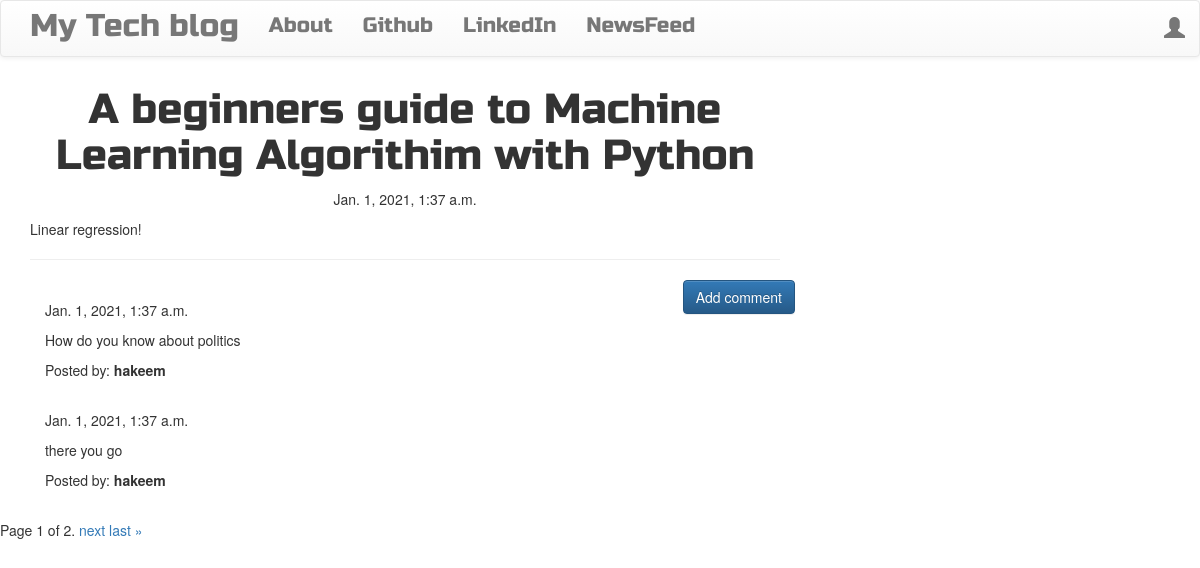
The app's page /post/4 with its own data.
### blog/models.py (models this page shows, shortened)
class Post(models.Model):
    author = models.ForeignKey('auth.User', on_delete=models.CASCADE)
    title = models.CharField(max_length=200)
    text = models.TextField()
    created_date = models.DateTimeField(default=timezone.now)
    published_date = models.DateTimeField(blank=True, null=True)

class Comment(models.Model):
    post = models.ForeignKey('blog.Post', related_name='comments', on_delete=models.CASCADE)
    author = models.CharField(max_length=200)
    text = models.TextField()
    created_date = models.DateTimeField(default=timezone.now)
    approved_comment = models.BooleanField(default=False)

### blog/views.py (the view)
# urls.py: url(r'^post/(?P<pk>\d+)$', views.Lists, name='post_detail'),
def Lists (request,pk):
    post = get_object_or_404(Post, pk=pk)
    contact_list=post.comments.all()
    paginator = Paginator(contact_list, 2) # Show 25 contacts per page.
    page_number = request.GET.get('page')
    page_obj = paginator.get_page(page_number)
    context={'page_obj': page_obj,'post':post}
    return render(request, 'post_detail.html', context)

### blog/templates/blog/post_detail.html (shortened to what this page needs)
{% extends 'blog/base.html' %}
{% block content %}
        <h1 class='posttitle loader'>{{ post.title }}</h1>
        {% if post.published_date %}
            <div class="date postdate">
                {{ post.published_date }}
            </div>
        {% else %}
            <a class="btn btn-default" href="{% url 'post_publish' pk=post.pk %}">Publish</a>
        {% endif %}
      <p class='postcontent' >{{ post.text|safe|linebreaksbr }}</p>
  <hr>
  <a class="btn btn-primary btn-comment" href="{% url 'add_comment_to_post' pk=post.pk %}">Add comment</a>
  <div class="container">
  {% for comment in page_obj %}
  <br>
      {% if user.is_authenticated or comment.approved_comment %}
              {{ comment.created_date }}
          <p>{{ comment.text|safe|linebreaks }}</p>
          <p>Posted by: <strong>{{ comment.author }}</strong></p>
      {% endif %}
  {% empty %}
      <p>No comments posted.</p>
  {% endfor %}
</div>
{% endblock %}

### blog/templates/blog/base.html (shortened to what this page needs)
<!DOCTYPE html>
{% load static %}
<html>
    <head>
        <link rel="stylesheet" href="https://maxcdn.bootstrapcdn.com/bootstrap/3.3.7/css/bootstrap.min.css">
        <link rel="stylesheet" href="https://maxcdn.bootstrapcdn.com/bootstrap/3.3.7/css/bootstrap-theme.min.css">
        <link rel="stylesheet" href="//cdn.jsdelivr.net/medium-editor/latest/css/medium-editor.min.css" type="text/css" media="screen" charset="utf-8">
        <link rel="stylesheet" href="{% static 'css/blog.css' %}">
<body class='loader'>
  <nav class="navbar navbar-default techfont custom-navbar">
    <div class="container">
      <ul class="nav navbar-nav">
        <li><a class='navbar-brand bigbrand' href="{% url 'post_list' %}">My Tech blog</a></li>
        <li><a href="{% url 'about'%}">About</a></li>
        <li><a href="https://www.github.com">Github</a></li>
        <li><a href="https://www.linkedin.com/in/hakeem-quadri-mieaust-263a6873/">LinkedIn</a></li>
        <li><a href="http://127.0.0.1:8000/tweet/">NewsFeed</a></li>
      </ul>
      <ul class="nav navbar-nav navbar-right">
        {% if user.is_authenticated %}
        <li>
          <a href="{% url 'post_new' %}" >New Post</a>
        </li>
        <li>
          <a href="{% url 'post_draft_list' %}">Drafts</a>
        </li>
        <li>
          <a href="{% url 'logout' %}" >Log out</a>
        </li>
        <li>
          <a >Welcome: {{ user.username }}</a>
        </li>
          {% else %}
          <li><a class='nav navbar-right' href="{% url 'login' %}" ><span class="glyphicon glyphicon-user"></span></a></li>
        {% endif %}
      </ul>
  </div>
</nav>
        <div class="content container">
            <div class="row">
                <div class="col-md-8">
                  <div class="blog_posts">
                    {% block content %}
                    {% endblock %}
                  </div>
                </div>
            </div>
        </div>
<div class="pagination">
    <span class="step-links">
        <span class="current">
            Page {{ page_obj.number }} of {{ page_obj.paginator.num_pages }}.
        </span>
        {% if page_obj.has_next %}
            <a href="?page={{ page_obj.next_page_number }}">next</a>
            <a href="?page={{ page_obj.paginator.num_pages }}">last &raquo;</a>
        {% endif %}
    </span>
</div>
</body>
</html>

### blog/static/css/blog.css (style rules this page uses)
.techfont { font-family: 'Russo One', sans-serif; font-size: 1.5em; margin-bottom: 10px; }
.postdate { text-align: center; }
.posttitle { font-family: 'Russo One', sans-serif; font-size: 3em; text-align: center; }
.postcontent { font-family: 'Montserrat'; font-size: 1.5em; }
.btn-comment { position: absolute; right: 0px; }
.bigbrand { font-size: 1.5em; }
.loader { filter:hue-rotate(0deg); color: linear-gradient(45deg,#0f8,#08f); animation:hue 5000ms infinite linear; }

### records on screen
Post: title "A beginners guide to Machine Learning Algorithim with Python", published_date "Jan. 1, 2021, 1:37 a.m.", text "Linear regression!"
Comment: created_date "Jan. 1, 2021, 1:37 a.m.", text "How do you know about politics", author "hakeem"
Comment: created_date "Jan. 1, 2021, 1:37 a.m.", text "there you go", author "hakeem"

### other values on screen
{{ page_obj.number }} "1"
{{ page_obj.paginator.num_pages }} "2"
